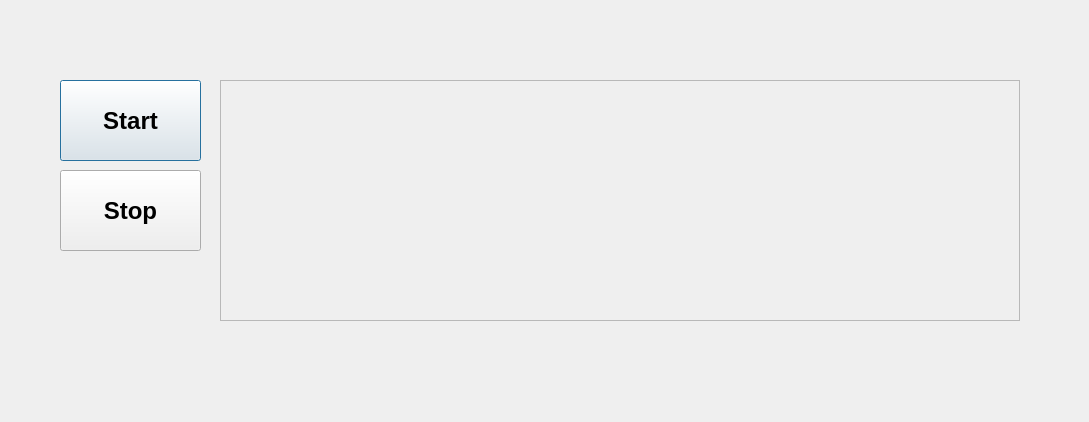
<?xml version="1.0" encoding="UTF-8"?>
<ui version="4.0">
 <class>Security</class>
 <widget class="QDialog" name="Security">
  <property name="geometry">
   <rect>
    <x>0</x>
    <y>0</y>
    <width>1089</width>
    <height>422</height>
   </rect>
  </property>
  <property name="windowTitle">
   <string>Dialog</string>
  </property>
  <widget class="QPushButton" name="StartButton">
   <property name="geometry">
    <rect>
     <x>60</x>
     <y>80</y>
     <width>141</width>
     <height>81</height>
    </rect>
   </property>
   <property name="font">
    <font>
     <family>Arial</family>
     <pointsize>18</pointsize>
     <weight>75</weight>
     <bold>true</bold>
    </font>
   </property>
   <property name="text">
    <string>Start</string>
   </property>
  </widget>
  <widget class="QPushButton" name="StopButton">
   <property name="geometry">
    <rect>
     <x>60</x>
     <y>170</y>
     <width>141</width>
     <height>81</height>
    </rect>
   </property>
   <property name="font">
    <font>
     <family>Arial</family>
     <pointsize>18</pointsize>
     <weight>75</weight>
     <bold>true</bold>
    </font>
   </property>
   <property name="text">
    <string>Stop</string>
   </property>
  </widget>
  <widget class="QLabel" name="fig_metal">
   <property name="enabled">
    <bool>true</bool>
   </property>
   <property name="geometry">
    <rect>
     <x>220</x>
     <y>80</y>
     <width>800</width>
     <height>241</height>
    </rect>
   </property>
   <property name="sizePolicy">
    <sizepolicy hsizetype="Preferred" vsizetype="Preferred">
     <horstretch>0</horstretch>
     <verstretch>0</verstretch>
    </sizepolicy>
   </property>
   <property name="maximumSize">
    <size>
     <width>800</width>
     <height>480</height>
    </size>
   </property>
   <property name="frameShape">
    <enum>QFrame::StyledPanel</enum>
   </property>
   <property name="frameShadow">
    <enum>QFrame::Plain</enum>
   </property>
   <property name="text">
    <string/>
   </property>
   <property name="pixmap">
    <pixmap>C:/Users/XikoL/.designer/backup/Figs/without metal.png</pixmap>
   </property>
   <property name="scaledContents">
    <bool>true</bool>
   </property>
   <property name="wordWrap">
    <bool>false</bool>
   </property>
  </widget>
 </widget>
 <resources/>
 <connections/>
</ui>
